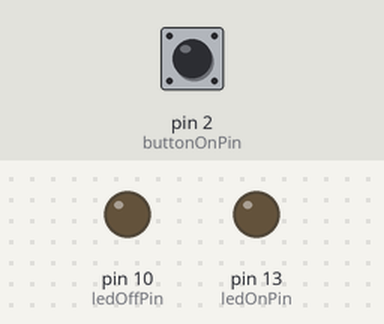
The sketch below on a simulated Arduino Uno, built with avr-gcc and run on an emulated ATmega328P. Shown: output pins drawn as LEDs (lit = HIGH). Dashed ring = blinking. The inputs (shaded band) are chosen by the test bench; at power-on: pin 2 (buttonOnPin) LOW. What the sketch prints to the serial monitor is not drawn.

Above: at 1.2 s.
1.3 s: pin 2 (buttonOnPin) pulled HIGH for 0.15 s
At 1.37 s:
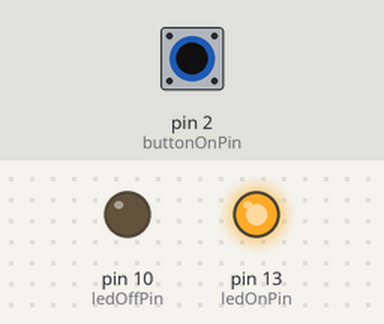
2.9 s: pin 2 (buttonOnPin) pulled HIGH for 1 s
At 4.3 s:
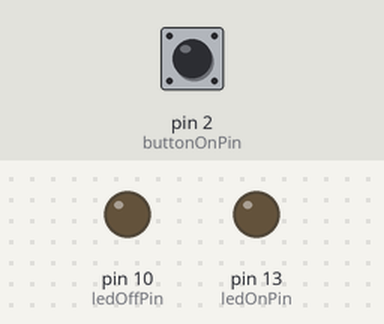
5.4 s: pin 2 (buttonOnPin) pulsed HIGH 2 times (0.12 s each, 0.3 s apart)
At 5.47 s:
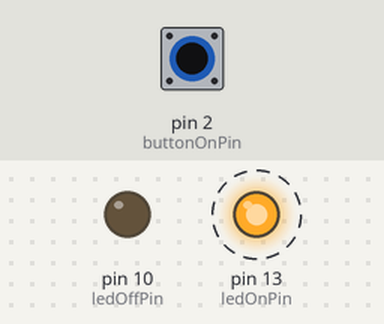
Timing chart, 0 to 8.4 s (numbered marks = the images above; inputs shaded):
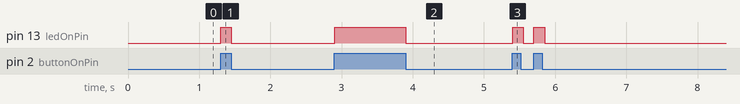

The sketch:

BuleToothServer.ino
```cpp
char val;
int buttonOnPin = 2;
int buttonOffPin = 6;
int ledOnPin =13;
int ledOffPin = 10;
const int init_frequency = 9600;

void setup()
{
  Serial.begin(init_frequency);
  pinMode(buttonOnPin , INPUT);
  pinMode(buttonOffPin , INPUT);
  pinMode(ledOnPin , OUTPUT);
  pinMode(ledOffPin , OUTPUT);
}

void loop()
{
//  if( digitalRead(buttonOnPin)==HIGH )
//  {
//    Serial.print('q');
//    Serial.println("On");
//    digitalWrite(ledOnPin,HIGH);
//    digitalWrite(ledOffPin,LOW);
//  }else if ( digitalRead(buttonOffPin)==HIGH )
//  {
//    Serial.print('w');
//    Serial.println("Off");
//    digitalWrite(ledOnPin,LOW);
//    digitalWrite(ledOffPin,HIGH);
//  }else
//  {
//  }
  if ( digitalRead(buttonOnPin) == HIGH )
  {
    Serial.print('q');
    digitalWrite(ledOnPin,HIGH);
  }else
  {
    Serial.print('w');
    digitalWrite(ledOnPin,LOW);
  }
  delay(50);
}
```

Measured:
- after the input at 1.3 s, pin 13 (ledOnPin): LOW → HIGH at once, → LOW 0.15 s later
- after the input at 2.9 s, pin 13 (ledOnPin): LOW → HIGH at once, → LOW 1.0 s later
- after the input at 5.4 s, pin 13 (ledOnPin): alternates HIGH for 0.15 s and LOW for 0.15 s, 4 changes in all, then stays LOW, starting at once
